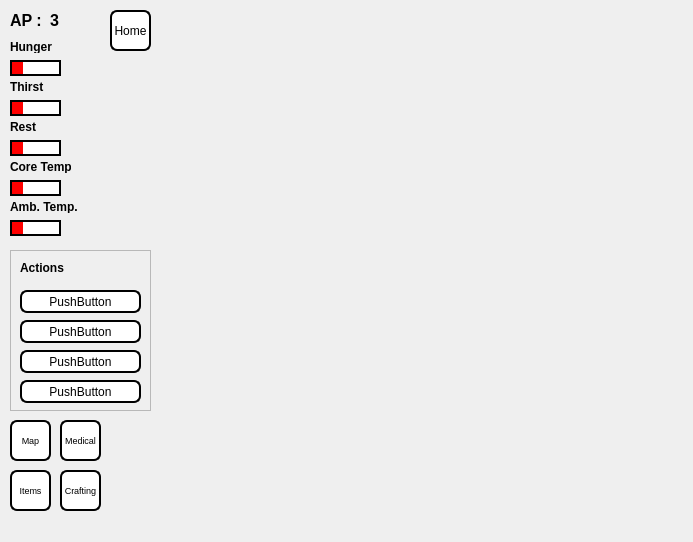
<?xml version="1.0" encoding="UTF-8"?>
<ui version="4.0">
 <class>MainWindow</class>
 <widget class="QMainWindow" name="MainWindow">
  <property name="geometry">
   <rect>
    <x>0</x>
    <y>0</y>
    <width>693</width>
    <height>542</height>
   </rect>
  </property>
  <property name="windowTitle">
   <string>MainWindow</string>
  </property>
  <property name="styleSheet">
   <string notr="true"/>
  </property>
  <widget class="QWidget" name="mainWidget">
   <property name="styleSheet">
    <string notr="true"/>
   </property>
   <widget class="QStackedWidget" name="mainStackedWidget">
    <property name="geometry">
     <rect>
      <x>0</x>
      <y>0</y>
      <width>691</width>
      <height>541</height>
     </rect>
    </property>
    <widget class="QWidget" name="gameViewWidget">
     <property name="styleSheet">
      <string notr="true">QProgressBar::chunk {
     background-color: red;
     width: 1px;
 }

 QProgressBar {
     border: 2px solid black;
     border-radius: 0px;
     text-align: center;
 }

QPushButton {
	background-color : white;
	border : 2px solid black;
	border-radius :7;
}

QPushButton::Pressed {
	background-color : gray;
	border-style : inset;
}</string>
     </property>
     <widget class="QStackedWidget" name="gameStackedWidget">
      <property name="geometry">
       <rect>
        <x>0</x>
        <y>0</y>
        <width>691</width>
        <height>541</height>
       </rect>
      </property>
      <property name="styleSheet">
       <string notr="true"/>
      </property>
      <property name="currentIndex">
       <number>1</number>
      </property>
      <widget class="QWidget" name="medicalView">
       <widget class="QLabel" name="label_9">
        <property name="geometry">
         <rect>
          <x>340</x>
          <y>240</y>
          <width>47</width>
          <height>13</height>
         </rect>
        </property>
        <property name="text">
         <string>medicalView</string>
        </property>
       </widget>
      </widget>
      <widget class="QWidget" name="mapView">
       <property name="styleSheet">
        <string notr="true"/>
       </property>
       <widget class="QWidget" name="gridLayoutWidget">
        <property name="geometry">
         <rect>
          <x>159</x>
          <y>9</y>
          <width>521</width>
          <height>521</height>
         </rect>
        </property>
        <layout class="QGridLayout" name="mapViewLayout"/>
       </widget>
       <zorder>commonGameWidget</zorder>
       <zorder>commonGameWidget</zorder>
       <zorder>commonGameWidget</zorder>
       <zorder>commonGameWidget</zorder>
       <zorder>commonGameWidget</zorder>
       <zorder>gridLayoutWidget</zorder>
      </widget>
      <widget class="QWidget" name="craftingView">
       <widget class="QLabel" name="label_11">
        <property name="geometry">
         <rect>
          <x>340</x>
          <y>260</y>
          <width>71</width>
          <height>16</height>
         </rect>
        </property>
        <property name="text">
         <string>craftingView</string>
        </property>
       </widget>
      </widget>
      <widget class="QWidget" name="itemView">
       <widget class="QLabel" name="label_12">
        <property name="geometry">
         <rect>
          <x>310</x>
          <y>250</y>
          <width>47</width>
          <height>13</height>
         </rect>
        </property>
        <property name="text">
         <string>itemView</string>
        </property>
       </widget>
      </widget>
     </widget>
     <widget class="QWidget" name="commonGameWidget" native="true">
      <property name="geometry">
       <rect>
        <x>0</x>
        <y>0</y>
        <width>691</width>
        <height>541</height>
       </rect>
      </property>
      <widget class="QLabel" name="label_3">
       <property name="geometry">
        <rect>
         <x>10</x>
         <y>80</y>
         <width>47</width>
         <height>13</height>
        </rect>
       </property>
       <property name="font">
        <font>
         <weight>75</weight>
         <bold>true</bold>
        </font>
       </property>
       <property name="text">
        <string>Thirst</string>
       </property>
      </widget>
      <widget class="QProgressBar" name="rest">
       <property name="geometry">
        <rect>
         <x>10</x>
         <y>140</y>
         <width>51</width>
         <height>16</height>
        </rect>
       </property>
       <property name="styleSheet">
        <string notr="true"/>
       </property>
       <property name="value">
        <number>24</number>
       </property>
       <property name="textVisible">
        <bool>false</bool>
       </property>
      </widget>
      <widget class="QLabel" name="label_5">
       <property name="geometry">
        <rect>
         <x>10</x>
         <y>160</y>
         <width>61</width>
         <height>13</height>
        </rect>
       </property>
       <property name="font">
        <font>
         <weight>75</weight>
         <bold>true</bold>
        </font>
       </property>
       <property name="text">
        <string>Core Temp.</string>
       </property>
      </widget>
      <widget class="QLabel" name="label">
       <property name="geometry">
        <rect>
         <x>10</x>
         <y>10</y>
         <width>41</width>
         <height>21</height>
        </rect>
       </property>
       <property name="font">
        <font>
         <pointsize>12</pointsize>
         <weight>75</weight>
         <bold>true</bold>
        </font>
       </property>
       <property name="text">
        <string>AP :</string>
       </property>
      </widget>
      <widget class="QProgressBar" name="thirst">
       <property name="geometry">
        <rect>
         <x>10</x>
         <y>100</y>
         <width>51</width>
         <height>16</height>
        </rect>
       </property>
       <property name="styleSheet">
        <string notr="true"/>
       </property>
       <property name="value">
        <number>24</number>
       </property>
       <property name="textVisible">
        <bool>false</bool>
       </property>
      </widget>
      <widget class="QProgressBar" name="ambientTemperature">
       <property name="geometry">
        <rect>
         <x>10</x>
         <y>220</y>
         <width>51</width>
         <height>16</height>
        </rect>
       </property>
       <property name="styleSheet">
        <string notr="true"/>
       </property>
       <property name="value">
        <number>24</number>
       </property>
       <property name="textVisible">
        <bool>false</bool>
       </property>
      </widget>
      <widget class="QLabel" name="actionPoints">
       <property name="geometry">
        <rect>
         <x>50</x>
         <y>10</y>
         <width>16</width>
         <height>21</height>
        </rect>
       </property>
       <property name="font">
        <font>
         <pointsize>12</pointsize>
         <weight>75</weight>
         <bold>true</bold>
        </font>
       </property>
       <property name="text">
        <string>3</string>
       </property>
      </widget>
      <widget class="QPushButton" name="craftingButton">
       <property name="geometry">
        <rect>
         <x>60</x>
         <y>470</y>
         <width>41</width>
         <height>41</height>
        </rect>
       </property>
       <property name="font">
        <font>
         <pointsize>7</pointsize>
        </font>
       </property>
       <property name="text">
        <string>Crafting</string>
       </property>
      </widget>
      <widget class="QPushButton" name="itemsButton">
       <property name="geometry">
        <rect>
         <x>10</x>
         <y>470</y>
         <width>41</width>
         <height>41</height>
        </rect>
       </property>
       <property name="font">
        <font>
         <pointsize>7</pointsize>
        </font>
       </property>
       <property name="text">
        <string>Items</string>
       </property>
      </widget>
      <widget class="QPushButton" name="homeButton">
       <property name="geometry">
        <rect>
         <x>110</x>
         <y>10</y>
         <width>41</width>
         <height>41</height>
        </rect>
       </property>
       <property name="text">
        <string>Home</string>
       </property>
      </widget>
      <widget class="QProgressBar" name="coreTemperature">
       <property name="geometry">
        <rect>
         <x>10</x>
         <y>180</y>
         <width>51</width>
         <height>16</height>
        </rect>
       </property>
       <property name="styleSheet">
        <string notr="true"/>
       </property>
       <property name="value">
        <number>24</number>
       </property>
       <property name="textVisible">
        <bool>false</bool>
       </property>
      </widget>
      <widget class="QPushButton" name="medicalButton">
       <property name="geometry">
        <rect>
         <x>60</x>
         <y>420</y>
         <width>41</width>
         <height>41</height>
        </rect>
       </property>
       <property name="font">
        <font>
         <pointsize>7</pointsize>
        </font>
       </property>
       <property name="text">
        <string>Medical</string>
       </property>
      </widget>
      <widget class="QProgressBar" name="hunger">
       <property name="geometry">
        <rect>
         <x>10</x>
         <y>60</y>
         <width>51</width>
         <height>16</height>
        </rect>
       </property>
       <property name="styleSheet">
        <string notr="true"/>
       </property>
       <property name="value">
        <number>24</number>
       </property>
       <property name="textVisible">
        <bool>false</bool>
       </property>
      </widget>
      <widget class="QLabel" name="label_6">
       <property name="geometry">
        <rect>
         <x>10</x>
         <y>200</y>
         <width>71</width>
         <height>13</height>
        </rect>
       </property>
       <property name="font">
        <font>
         <weight>75</weight>
         <bold>true</bold>
        </font>
       </property>
       <property name="text">
        <string>Amb. Temp.</string>
       </property>
      </widget>
      <widget class="QLabel" name="label_2">
       <property name="geometry">
        <rect>
         <x>10</x>
         <y>40</y>
         <width>47</width>
         <height>13</height>
        </rect>
       </property>
       <property name="font">
        <font>
         <weight>75</weight>
         <bold>true</bold>
        </font>
       </property>
       <property name="text">
        <string>Hunger</string>
       </property>
      </widget>
      <widget class="QFrame" name="Actions">
       <property name="geometry">
        <rect>
         <x>10</x>
         <y>250</y>
         <width>141</width>
         <height>161</height>
        </rect>
       </property>
       <property name="autoFillBackground">
        <bool>false</bool>
       </property>
       <property name="styleSheet">
        <string notr="true"/>
       </property>
       <property name="frameShape">
        <enum>QFrame::StyledPanel</enum>
       </property>
       <property name="frameShadow">
        <enum>QFrame::Plain</enum>
       </property>
       <widget class="QLabel" name="actions">
        <property name="geometry">
         <rect>
          <x>10</x>
          <y>10</y>
          <width>61</width>
          <height>16</height>
         </rect>
        </property>
        <property name="font">
         <font>
          <pointsize>9</pointsize>
          <weight>75</weight>
          <bold>true</bold>
         </font>
        </property>
        <property name="text">
         <string>Actions</string>
        </property>
       </widget>
       <widget class="QPushButton" name="action1Button">
        <property name="geometry">
         <rect>
          <x>10</x>
          <y>40</y>
          <width>121</width>
          <height>23</height>
         </rect>
        </property>
        <property name="text">
         <string>PushButton</string>
        </property>
       </widget>
       <widget class="QPushButton" name="action2Button">
        <property name="geometry">
         <rect>
          <x>10</x>
          <y>70</y>
          <width>121</width>
          <height>23</height>
         </rect>
        </property>
        <property name="text">
         <string>PushButton</string>
        </property>
       </widget>
       <widget class="QPushButton" name="action3Button">
        <property name="geometry">
         <rect>
          <x>10</x>
          <y>100</y>
          <width>121</width>
          <height>23</height>
         </rect>
        </property>
        <property name="text">
         <string>PushButton</string>
        </property>
       </widget>
       <widget class="QPushButton" name="action4Button">
        <property name="geometry">
         <rect>
          <x>10</x>
          <y>130</y>
          <width>121</width>
          <height>23</height>
         </rect>
        </property>
        <property name="text">
         <string>PushButton</string>
        </property>
       </widget>
      </widget>
      <widget class="QLabel" name="label_4">
       <property name="geometry">
        <rect>
         <x>10</x>
         <y>120</y>
         <width>47</width>
         <height>13</height>
        </rect>
       </property>
       <property name="font">
        <font>
         <weight>75</weight>
         <bold>true</bold>
        </font>
       </property>
       <property name="text">
        <string>Rest</string>
       </property>
      </widget>
      <widget class="QPushButton" name="mapbutton">
       <property name="geometry">
        <rect>
         <x>10</x>
         <y>420</y>
         <width>41</width>
         <height>41</height>
        </rect>
       </property>
       <property name="font">
        <font>
         <pointsize>7</pointsize>
        </font>
       </property>
       <property name="text">
        <string>Map</string>
       </property>
      </widget>
      <zorder>label_3</zorder>
      <zorder>rest</zorder>
      <zorder>label_5</zorder>
      <zorder>label</zorder>
      <zorder>thirst</zorder>
      <zorder>ambientTemperature</zorder>
      <zorder>actionPoints</zorder>
      <zorder>craftingButton</zorder>
      <zorder>itemsButton</zorder>
      <zorder>homeButton</zorder>
      <zorder>coreTemperature</zorder>
      <zorder>medicalButton</zorder>
      <zorder>hunger</zorder>
      <zorder>label_6</zorder>
      <zorder>label_2</zorder>
      <zorder>Actions</zorder>
      <zorder>label_4</zorder>
      <zorder>mapbutton</zorder>
      <zorder>tableView</zorder>
      <zorder>mapViewWidget</zorder>
     </widget>
    </widget>
    <widget class="QWidget" name="menuViewWidget">
     <widget class="QStackedWidget" name="menuStackedWidget">
      <property name="geometry">
       <rect>
        <x>0</x>
        <y>0</y>
        <width>691</width>
        <height>541</height>
       </rect>
      </property>
      <widget class="QWidget" name="homeView">
       <widget class="QLabel" name="label_7">
        <property name="geometry">
         <rect>
          <x>280</x>
          <y>220</y>
          <width>47</width>
          <height>13</height>
         </rect>
        </property>
        <property name="text">
         <string>homeView</string>
        </property>
       </widget>
      </widget>
      <widget class="QWidget" name="setupView">
       <widget class="QLabel" name="label_8">
        <property name="geometry">
         <rect>
          <x>310</x>
          <y>250</y>
          <width>47</width>
          <height>13</height>
         </rect>
        </property>
        <property name="text">
         <string>setupView</string>
        </property>
       </widget>
      </widget>
     </widget>
    </widget>
   </widget>
   <zorder>mainStackedWidget</zorder>
   <zorder>mapViewWidget</zorder>
   <zorder>commonGameWidget</zorder>
  </widget>
 </widget>
 <layoutdefault spacing="6" margin="11"/>
 <resources/>
 <connections/>
</ui>
